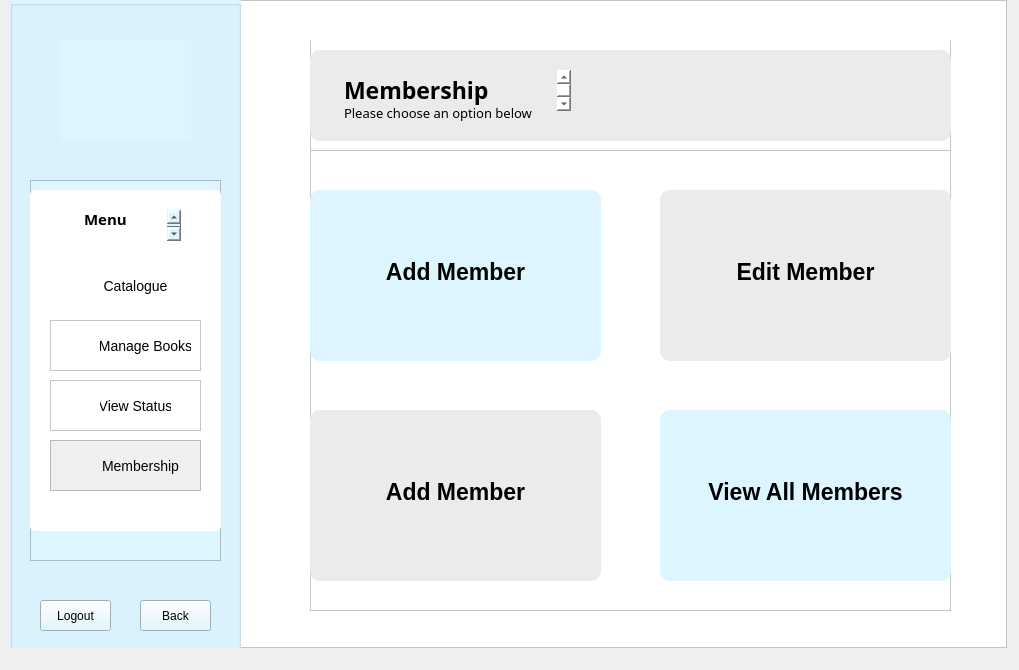
<?xml version="1.0" encoding="UTF-8"?>
<ui version="4.0">
 <class>AdminMembership</class>
 <widget class="QDialog" name="AdminMembership">
  <property name="geometry">
   <rect>
    <x>0</x>
    <y>0</y>
    <width>1019</width>
    <height>670</height>
   </rect>
  </property>
  <property name="windowTitle">
   <string>Dialog</string>
  </property>
  <widget class="QFrame" name="frame">
   <property name="geometry">
    <rect>
     <x>10</x>
     <y>0</y>
     <width>997</width>
     <height>648</height>
    </rect>
   </property>
   <property name="styleSheet">
    <string notr="true">background: white;</string>
   </property>
   <property name="frameShape">
    <enum>QFrame::StyledPanel</enum>
   </property>
   <property name="frameShadow">
    <enum>QFrame::Raised</enum>
   </property>
   <widget class="QGroupBox" name="menuPanel">
    <property name="geometry">
     <rect>
      <x>0</x>
      <y>0</y>
      <width>231</width>
      <height>671</height>
     </rect>
    </property>
    <property name="styleSheet">
     <string notr="true">background: rgb(220, 245, 255);</string>
    </property>
    <property name="title">
     <string/>
    </property>
    <widget class="QLabel" name="logo">
     <property name="geometry">
      <rect>
       <x>50</x>
       <y>40</y>
       <width>131</width>
       <height>101</height>
      </rect>
     </property>
     <property name="text">
      <string/>
     </property>
     <property name="pixmap">
      <pixmap resource="Resources.qrc">:/images/logo.png</pixmap>
     </property>
     <property name="scaledContents">
      <bool>true</bool>
     </property>
    </widget>
    <widget class="QFrame" name="menu">
     <property name="geometry">
      <rect>
       <x>20</x>
       <y>180</y>
       <width>191</width>
       <height>381</height>
      </rect>
     </property>
     <property name="frameShape">
      <enum>QFrame::StyledPanel</enum>
     </property>
     <property name="frameShadow">
      <enum>QFrame::Raised</enum>
     </property>
     <widget class="QListWidget" name="listWidget_2">
      <property name="geometry">
       <rect>
        <x>0</x>
        <y>10</y>
        <width>191</width>
        <height>341</height>
       </rect>
      </property>
      <property name="styleSheet">
       <string notr="true">background: white;
border-radius: 5px;</string>
      </property>
      <property name="frameShadow">
       <enum>QFrame::Raised</enum>
      </property>
     </widget>
     <widget class="QPlainTextEdit" name="plainTextEdit_6">
      <property name="geometry">
       <rect>
        <x>50</x>
        <y>30</y>
        <width>101</width>
        <height>31</height>
       </rect>
      </property>
      <property name="styleSheet">
       <string notr="true">font-family: Baloo 2;
font-weight: bold;
background: white;
font-size: 15px;
</string>
      </property>
      <property name="frameShape">
       <enum>QFrame::NoFrame</enum>
      </property>
      <property name="frameShadow">
       <enum>QFrame::Plain</enum>
      </property>
      <property name="plainText">
       <string>Admin Menu</string>
      </property>
      <property name="backgroundVisible">
       <bool>false</bool>
      </property>
     </widget>
     <widget class="QFrame" name="catalogue_1">
      <property name="geometry">
       <rect>
        <x>20</x>
        <y>80</y>
        <width>151</width>
        <height>51</height>
       </rect>
      </property>
      <property name="styleSheet">
       <string notr="true">background: white;
border-radius: 5px;</string>
      </property>
      <property name="frameShape">
       <enum>QFrame::StyledPanel</enum>
      </property>
      <property name="frameShadow">
       <enum>QFrame::Raised</enum>
      </property>
      <widget class="QLabel" name="label_5">
       <property name="geometry">
        <rect>
         <x>10</x>
         <y>10</y>
         <width>31</width>
         <height>31</height>
        </rect>
       </property>
       <property name="text">
        <string/>
       </property>
       <property name="pixmap">
        <pixmap resource="Resources.qrc">:/images/Icons/books.png</pixmap>
       </property>
       <property name="scaledContents">
        <bool>true</bool>
       </property>
      </widget>
      <widget class="QPushButton" name="catalogue">
       <property name="geometry">
        <rect>
         <x>50</x>
         <y>10</y>
         <width>71</width>
         <height>31</height>
        </rect>
       </property>
       <property name="styleSheet">
        <string notr="true">QPushButton {
background: transparent;
font-size: 14px;
border: none;
}

QPushButton:hover {
	color: rgb(124, 204, 241);
}</string>
       </property>
       <property name="text">
        <string>Catalogue</string>
       </property>
       <property name="autoDefault">
        <bool>false</bool>
       </property>
      </widget>
     </widget>
     <widget class="QFrame" name="manageBooks_1">
      <property name="geometry">
       <rect>
        <x>20</x>
        <y>140</y>
        <width>151</width>
        <height>51</height>
       </rect>
      </property>
      <property name="styleSheet">
       <string notr="true">background: white;</string>
      </property>
      <property name="frameShape">
       <enum>QFrame::StyledPanel</enum>
      </property>
      <property name="frameShadow">
       <enum>QFrame::Raised</enum>
      </property>
      <widget class="QLabel" name="label_6">
       <property name="geometry">
        <rect>
         <x>10</x>
         <y>10</y>
         <width>31</width>
         <height>31</height>
        </rect>
       </property>
       <property name="text">
        <string/>
       </property>
       <property name="pixmap">
        <pixmap resource="Resources.qrc">:/images/Icons/book.png</pixmap>
       </property>
       <property name="scaledContents">
        <bool>true</bool>
       </property>
      </widget>
      <widget class="QPushButton" name="manageBooks">
       <property name="geometry">
        <rect>
         <x>50</x>
         <y>10</y>
         <width>91</width>
         <height>31</height>
        </rect>
       </property>
       <property name="styleSheet">
        <string notr="true">QPushButton {
background: transparent;
font-size: 14px;
border: none;
}

QPushButton:hover {
	color: rgb(124, 204, 241);
}</string>
       </property>
       <property name="text">
        <string>Manage Books</string>
       </property>
      </widget>
     </widget>
     <widget class="QFrame" name="status_1">
      <property name="geometry">
       <rect>
        <x>20</x>
        <y>200</y>
        <width>151</width>
        <height>51</height>
       </rect>
      </property>
      <property name="styleSheet">
       <string notr="true">background: white;</string>
      </property>
      <property name="frameShape">
       <enum>QFrame::StyledPanel</enum>
      </property>
      <property name="frameShadow">
       <enum>QFrame::Raised</enum>
      </property>
      <widget class="QLabel" name="label_7">
       <property name="geometry">
        <rect>
         <x>10</x>
         <y>10</y>
         <width>31</width>
         <height>31</height>
        </rect>
       </property>
       <property name="text">
        <string/>
       </property>
       <property name="pixmap">
        <pixmap resource="Resources.qrc">:/images/Icons/status.png</pixmap>
       </property>
       <property name="scaledContents">
        <bool>true</bool>
       </property>
      </widget>
      <widget class="QPushButton" name="status">
       <property name="geometry">
        <rect>
         <x>50</x>
         <y>10</y>
         <width>71</width>
         <height>31</height>
        </rect>
       </property>
       <property name="styleSheet">
        <string notr="true">QPushButton {
background: transparent;
font-size: 14px;
border: none;
}

QPushButton:hover {
	color: rgb(124, 204, 241);
}</string>
       </property>
       <property name="text">
        <string>View Status</string>
       </property>
      </widget>
     </widget>
     <widget class="QFrame" name="membership_1">
      <property name="geometry">
       <rect>
        <x>20</x>
        <y>260</y>
        <width>151</width>
        <height>51</height>
       </rect>
      </property>
      <property name="styleSheet">
       <string notr="true">background: rgb(240, 240, 240);</string>
      </property>
      <property name="frameShape">
       <enum>QFrame::StyledPanel</enum>
      </property>
      <property name="frameShadow">
       <enum>QFrame::Raised</enum>
      </property>
      <widget class="QLabel" name="label_8">
       <property name="geometry">
        <rect>
         <x>10</x>
         <y>10</y>
         <width>31</width>
         <height>31</height>
        </rect>
       </property>
       <property name="text">
        <string/>
       </property>
       <property name="pixmap">
        <pixmap resource="Resources.qrc">:/images/Icons/user.png</pixmap>
       </property>
       <property name="scaledContents">
        <bool>true</bool>
       </property>
      </widget>
      <widget class="QPushButton" name="membership">
       <property name="geometry">
        <rect>
         <x>50</x>
         <y>10</y>
         <width>81</width>
         <height>31</height>
        </rect>
       </property>
       <property name="styleSheet">
        <string notr="true">QPushButton {
background: transparent;
font-size: 14px;
border: none;
}

QPushButton:hover {
	color: rgb(124, 204, 241);
}</string>
       </property>
       <property name="text">
        <string>Membership</string>
       </property>
      </widget>
     </widget>
    </widget>
    <widget class="QPushButton" name="pushButton_2">
     <property name="geometry">
      <rect>
       <x>30</x>
       <y>600</y>
       <width>71</width>
       <height>31</height>
      </rect>
     </property>
     <property name="styleSheet">
      <string notr="true">QPushButton:hover {
	color: rgb(106, 146, 255);
}</string>
     </property>
     <property name="text">
      <string>Logout</string>
     </property>
    </widget>
    <widget class="QPushButton" name="back">
     <property name="geometry">
      <rect>
       <x>130</x>
       <y>600</y>
       <width>71</width>
       <height>31</height>
      </rect>
     </property>
     <property name="styleSheet">
      <string notr="true">/*QPushButton {
background: white;
}*/

QPushButton:hover {
	color: rgb(106, 146, 255);
}</string>
     </property>
     <property name="text">
      <string>Back</string>
     </property>
     <property name="icon">
      <iconset theme="go-previous">
       <normaloff>.</normaloff>.</iconset>
     </property>
    </widget>
   </widget>
   <widget class="QFrame" name="frame_4">
    <property name="geometry">
     <rect>
      <x>300</x>
      <y>40</y>
      <width>641</width>
      <height>571</height>
     </rect>
    </property>
    <property name="frameShape">
     <enum>QFrame::StyledPanel</enum>
    </property>
    <property name="frameShadow">
     <enum>QFrame::Raised</enum>
    </property>
    <widget class="QFrame" name="heading_2">
     <property name="geometry">
      <rect>
       <x>0</x>
       <y>-10</y>
       <width>641</width>
       <height>121</height>
      </rect>
     </property>
     <property name="frameShape">
      <enum>QFrame::StyledPanel</enum>
     </property>
     <property name="frameShadow">
      <enum>QFrame::Raised</enum>
     </property>
     <widget class="QPlainTextEdit" name="plainTextEdit_5">
      <property name="geometry">
       <rect>
        <x>0</x>
        <y>20</y>
        <width>641</width>
        <height>91</height>
       </rect>
      </property>
      <property name="styleSheet">
       <string notr="true">background: rgb(235, 235, 235);
border-radius: 10px;</string>
      </property>
      <property name="frameShadow">
       <enum>QFrame::Raised</enum>
      </property>
      <property name="plainText">
       <string/>
      </property>
     </widget>
     <widget class="QPlainTextEdit" name="plainTextEdit_7">
      <property name="geometry">
       <rect>
        <x>30</x>
        <y>40</y>
        <width>231</width>
        <height>41</height>
       </rect>
      </property>
      <property name="styleSheet">
       <string notr="true">font-family: Baloo 2;
font-weight: bold;
font-size: 23px;
background: transparent;</string>
      </property>
      <property name="frameShape">
       <enum>QFrame::NoFrame</enum>
      </property>
      <property name="plainText">
       <string>Membership Portal</string>
      </property>
     </widget>
     <widget class="QPlainTextEdit" name="plainTextEdit_8">
      <property name="geometry">
       <rect>
        <x>30</x>
        <y>70</y>
        <width>411</width>
        <height>31</height>
       </rect>
      </property>
      <property name="styleSheet">
       <string notr="true">background: transparent;
font-family: Baloo 2;
font-size: 13px;</string>
      </property>
      <property name="frameShape">
       <enum>QFrame::NoFrame</enum>
      </property>
      <property name="plainText">
       <string>Please choose an option below</string>
      </property>
     </widget>
    </widget>
    <widget class="QFrame" name="frame_5">
     <property name="geometry">
      <rect>
       <x>0</x>
       <y>150</y>
       <width>291</width>
       <height>171</height>
      </rect>
     </property>
     <property name="styleSheet">
      <string notr="true">background: rgb(220, 245, 255);
border-radius: 10px;
border-color: black;</string>
     </property>
     <property name="frameShape">
      <enum>QFrame::Box</enum>
     </property>
     <property name="frameShadow">
      <enum>QFrame::Raised</enum>
     </property>
     <widget class="QFrame" name="frame_2">
      <property name="geometry">
       <rect>
        <x>0</x>
        <y>60</y>
        <width>291</width>
        <height>51</height>
       </rect>
      </property>
      <property name="frameShape">
       <enum>QFrame::StyledPanel</enum>
      </property>
      <property name="frameShadow">
       <enum>QFrame::Raised</enum>
      </property>
      <widget class="QPushButton" name="add_Book">
       <property name="geometry">
        <rect>
         <x>0</x>
         <y>10</y>
         <width>291</width>
         <height>24</height>
        </rect>
       </property>
       <property name="styleSheet">
        <string notr="true">QPushButton {
border: none;
font-weight: bold;
font-size: 23px;
}

QPushButton:hover {
	color: rgb(106, 146, 255);
}
</string>
       </property>
       <property name="text">
        <string>Add Member</string>
       </property>
      </widget>
     </widget>
    </widget>
    <widget class="QFrame" name="frame_6">
     <property name="geometry">
      <rect>
       <x>350</x>
       <y>150</y>
       <width>291</width>
       <height>171</height>
      </rect>
     </property>
     <property name="styleSheet">
      <string notr="true">background: rgb(235, 235, 235);
border-radius: 10px;
border-color: black;

QFrame::Raised</string>
     </property>
     <property name="frameShape">
      <enum>QFrame::Box</enum>
     </property>
     <property name="frameShadow">
      <enum>QFrame::Raised</enum>
     </property>
     <widget class="QFrame" name="frame_8">
      <property name="geometry">
       <rect>
        <x>0</x>
        <y>60</y>
        <width>291</width>
        <height>51</height>
       </rect>
      </property>
      <property name="frameShape">
       <enum>QFrame::StyledPanel</enum>
      </property>
      <property name="frameShadow">
       <enum>QFrame::Raised</enum>
      </property>
      <widget class="QPushButton" name="add_Book_3">
       <property name="geometry">
        <rect>
         <x>0</x>
         <y>10</y>
         <width>291</width>
         <height>24</height>
        </rect>
       </property>
       <property name="styleSheet">
        <string notr="true">QPushButton {
border: none;
font-weight: bold;
font-size: 23px;
}

QPushButton:hover {
	color: rgb(106, 146, 255);
}
</string>
       </property>
       <property name="text">
        <string>Edit Member</string>
       </property>
      </widget>
     </widget>
    </widget>
    <widget class="QFrame" name="frame_7">
     <property name="geometry">
      <rect>
       <x>350</x>
       <y>370</y>
       <width>291</width>
       <height>171</height>
      </rect>
     </property>
     <property name="styleSheet">
      <string notr="true">background: rgb(220, 245, 255);
border-radius: 10px;
border-color: black;</string>
     </property>
     <property name="frameShape">
      <enum>QFrame::Box</enum>
     </property>
     <property name="frameShadow">
      <enum>QFrame::Raised</enum>
     </property>
     <widget class="QFrame" name="frame_3">
      <property name="geometry">
       <rect>
        <x>0</x>
        <y>60</y>
        <width>291</width>
        <height>51</height>
       </rect>
      </property>
      <property name="frameShape">
       <enum>QFrame::StyledPanel</enum>
      </property>
      <property name="frameShadow">
       <enum>QFrame::Raised</enum>
      </property>
      <widget class="QPushButton" name="add_Book_2">
       <property name="geometry">
        <rect>
         <x>0</x>
         <y>10</y>
         <width>291</width>
         <height>24</height>
        </rect>
       </property>
       <property name="styleSheet">
        <string notr="true">QPushButton {
border: none;
font-weight: bold;
font-size: 23px;
}

QPushButton:hover {
	color: rgb(106, 146, 255);
}
</string>
       </property>
       <property name="text">
        <string>View All Members</string>
       </property>
      </widget>
     </widget>
    </widget>
    <widget class="QFrame" name="frame_9">
     <property name="geometry">
      <rect>
       <x>0</x>
       <y>370</y>
       <width>291</width>
       <height>171</height>
      </rect>
     </property>
     <property name="styleSheet">
      <string notr="true">background: rgb(235, 235, 235);
border-radius: 10px;
border-color: black;

QFrame::Raised</string>
     </property>
     <property name="frameShape">
      <enum>QFrame::Box</enum>
     </property>
     <property name="frameShadow">
      <enum>QFrame::Raised</enum>
     </property>
     <widget class="QFrame" name="frame_12">
      <property name="geometry">
       <rect>
        <x>0</x>
        <y>60</y>
        <width>291</width>
        <height>51</height>
       </rect>
      </property>
      <property name="frameShape">
       <enum>QFrame::StyledPanel</enum>
      </property>
      <property name="frameShadow">
       <enum>QFrame::Raised</enum>
      </property>
      <widget class="QPushButton" name="add_Book_6">
       <property name="geometry">
        <rect>
         <x>0</x>
         <y>10</y>
         <width>291</width>
         <height>24</height>
        </rect>
       </property>
       <property name="styleSheet">
        <string notr="true">QPushButton {
border: none;
font-weight: bold;
font-size: 23px;
}

QPushButton:hover {
	color: rgb(106, 146, 255);
}
</string>
       </property>
       <property name="text">
        <string>Add Member</string>
       </property>
      </widget>
     </widget>
    </widget>
   </widget>
  </widget>
 </widget>
 <resources>
  <include location="Resources.qrc"/>
 </resources>
 <connections/>
</ui>
